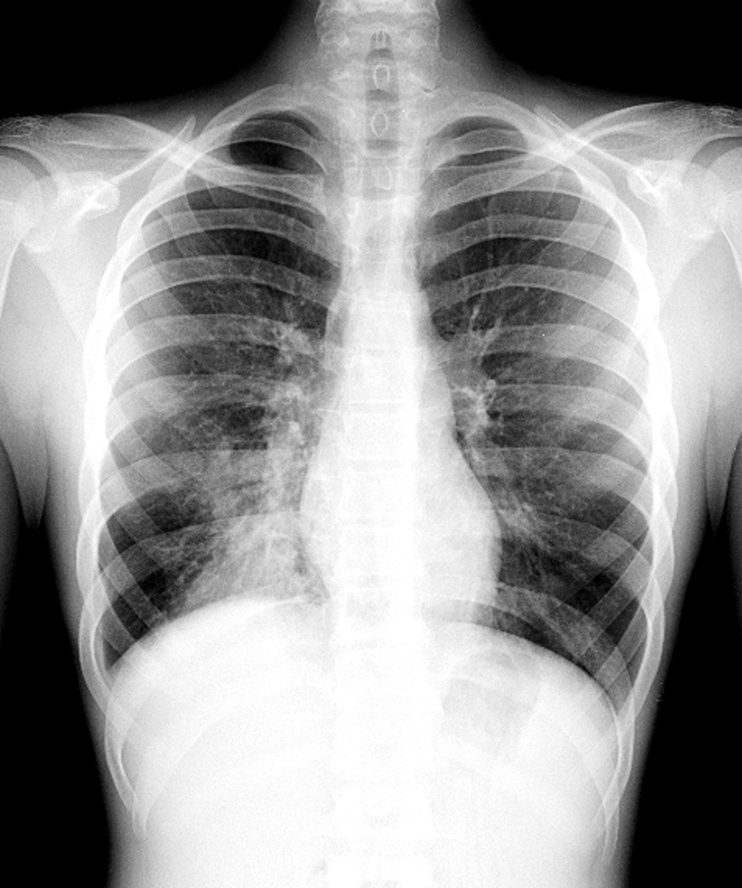
#> input picture trabalho pratico 4/m2400651-pneumonia.jpg, 742 x 888 px, shrunk from 1900 x 2274 before the run
$ python transformacoes.py
#> lines starting #> are read from the running program, lines starting #| are printed output that depends on the picture
import numpy as np
import cv2
import math

def normalize(image):
    """
    Pré-processamento: Converta a matriz da imagem de entrada para o tipo de ponto
    flutuante e divida todos os píxeis por 255.0. Mapeando para [0, 1].
    """
    return image.astype(np.float32) / 255.0

def denormalize(image_norm):
    """
    Pós-processamento: Multiplique a matriz resultante por 255.0 e converta
    o tipo de dado de volta para inteiro de 8 bits sem sinal (uint8).
    """
    # clippando pra respeitar entre 0 e 255, caso algum valor tenha extrapolado
    image_scaled = np.clip(image_norm * 255.0, 0, 255)
    return image_scaled.astype(np.uint8)

def transform_negative(image):
    """
    Transformação Negativa
    Fórmula normalizada: s = 1 - r
    """
    r = normalize(image)
    s = 1.0 - r
    return denormalize(s)

def transform_logarithmic(image, c=1.0):
    """
    Transformação Logarítmica
    Fórmula: s = c * log(1 + r)
    """
    r = normalize(image)
    s = c * np.log(1.0 + r)
    return denormalize(s)

def transform_gamma(image, gamma, c=1.0):
    """
    Transformação de Potência (Gama / Power-Law)
    Fórmula: s = c * (r ** gamma)
    """
    r = normalize(image)
    s = c * (r ** gamma)
    return denormalize(s)

if __name__ == '__main__':
    print("-> Carregando imagens de teste...")
    img_pneumonia = cv2.imread("m2400651-pneumonia.jpg", cv2.IMREAD_GRAYSCALE)
#> img_pneumonia is the input picture: shape (888, 742); min 0, max 255, mean 146
    # 3 canais pra aceitar cores
    img_noite = cv2.imread("ricardo-wu-C_jHDwWSgu8-unsplash.jpg", cv2.IMREAD_COLOR)
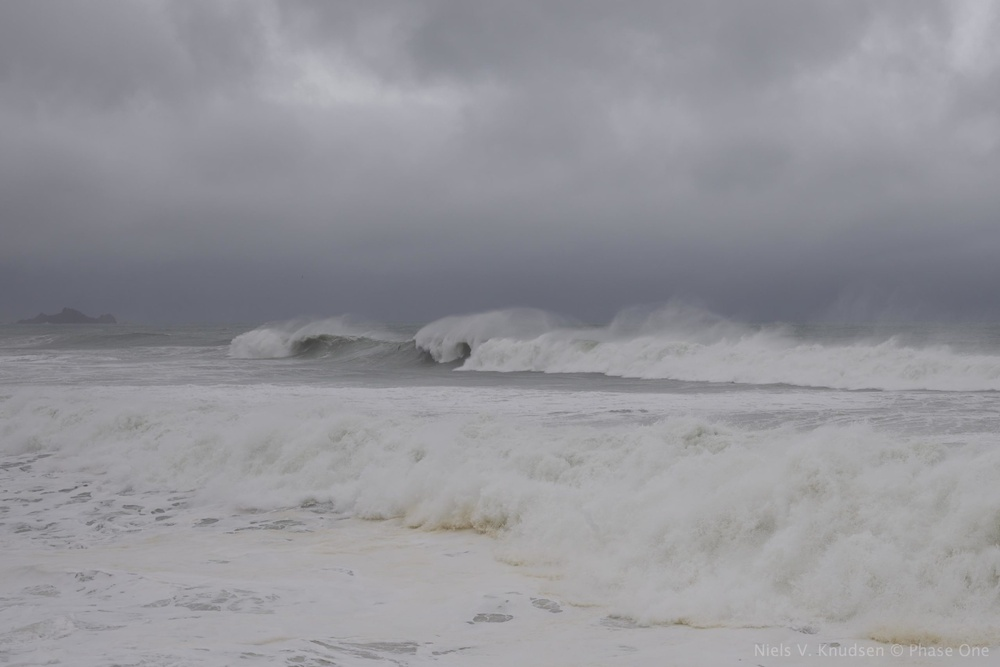
#> input picture trabalho pratico 5/01_original.jpg, 1000 x 667 px, shrunk from 2560 x 1707 before the run, given in place of ricardo-wu-C_jHDwWSgu8-unsplash.jpg, which was not available
#> img_noite is the input picture: shape (667, 1000, 3); mean B, G, R 153.6, 148.1, 148.1

    if img_pneumonia is None or img_noite is None:
        print("Erro: Nao foi possivel ler as imagens originais na pasta.")
        exit(1)

    print("-> Aplicando Transformacao Negativa no raio x...")
    neg_pneumonia = transform_negative(img_pneumonia)
#> in transform_negative, `s = 1.0 - r`:
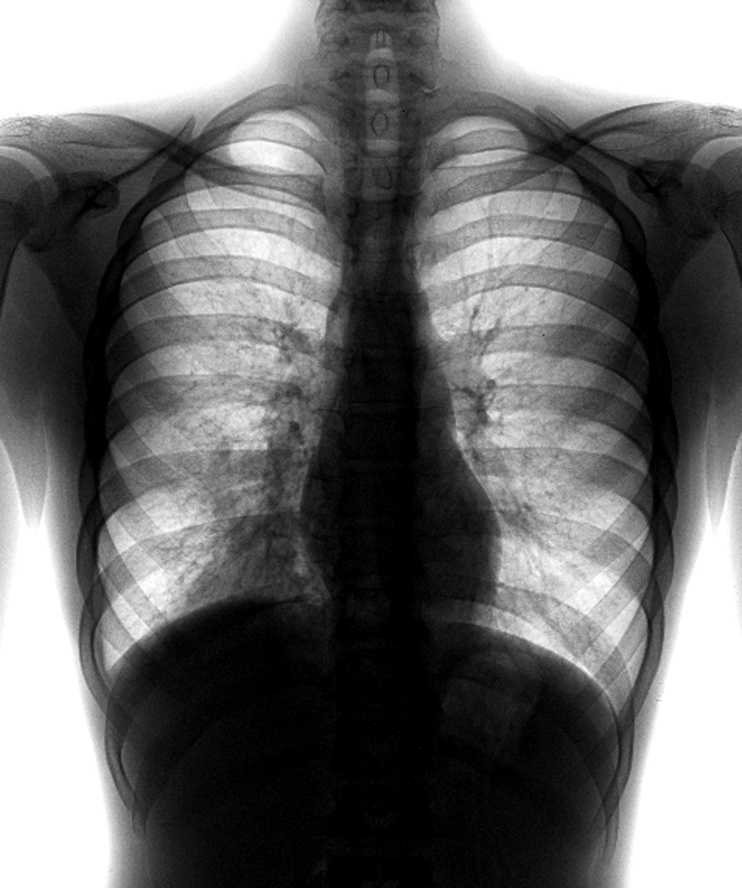
#> s: shape (888, 742) float32; min 0, max 1, mean 0.428
    cv2.imwrite("01_pneumonia_negativo.jpg", neg_pneumonia)
    print("   Salvo: 01_pneumonia_negativo.jpg")

    print("-> Aplicando Transformacao Logaritmica na foto da cidade...")
    c_log = 5.0 / np.log(2.0)
    log_noite = transform_logarithmic(img_noite, c=c_log)
#> in transform_logarithmic, `s = c * np.log(1.0 + r)`:
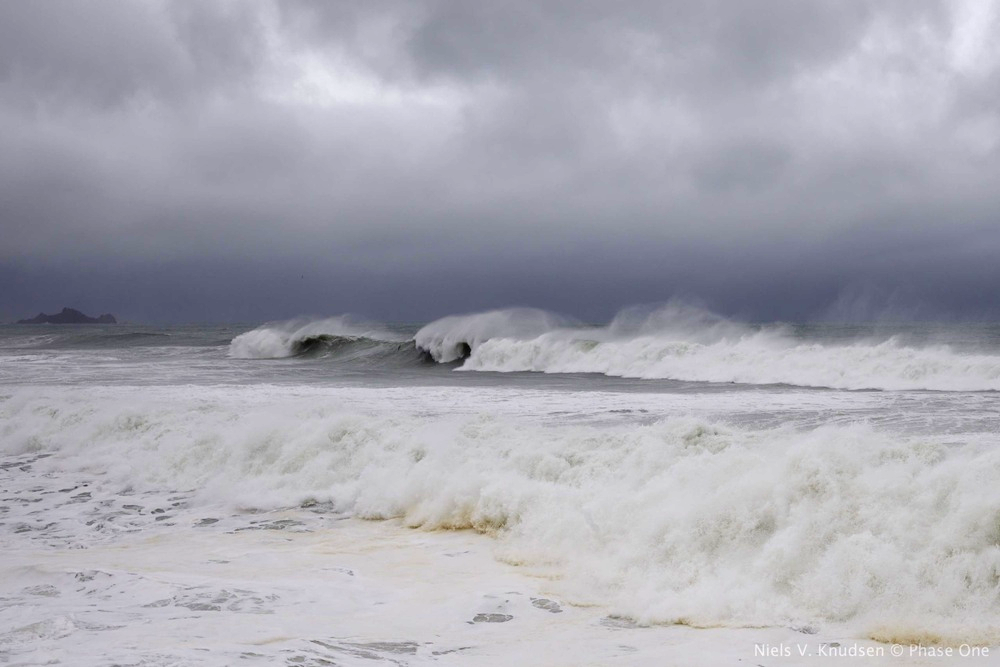
#> s: shape (667, 1000, 3) float32; mean B, G, R 3.4, 3.29, 3.3; drawn with min black and max white
#> in denormalize (call 2), `image_scaled = np.clip(image_norm * 255.0, 0, 255)`: image_scaled: shape (667, 1000, 3) float32; every value is 255
#> in denormalize (call 2), `return image_scaled.astype(np.uint8)`: returned value: shape (667, 1000, 3); every value is 255
    cv2.imwrite("02_noite_logaritmica.jpg", log_noite)
    print("   Salvo: 02_noite_logaritmica.jpg")

    print("-> Aplicando Transformacao de Gama na foto da cidade...")
    # Clarear imagem escura usando gama < 1
    gamma_clara = transform_gamma(img_noite, gamma=0.4, c=1.0)
#> in transform_gamma, `s = c * (r ** gamma)`:
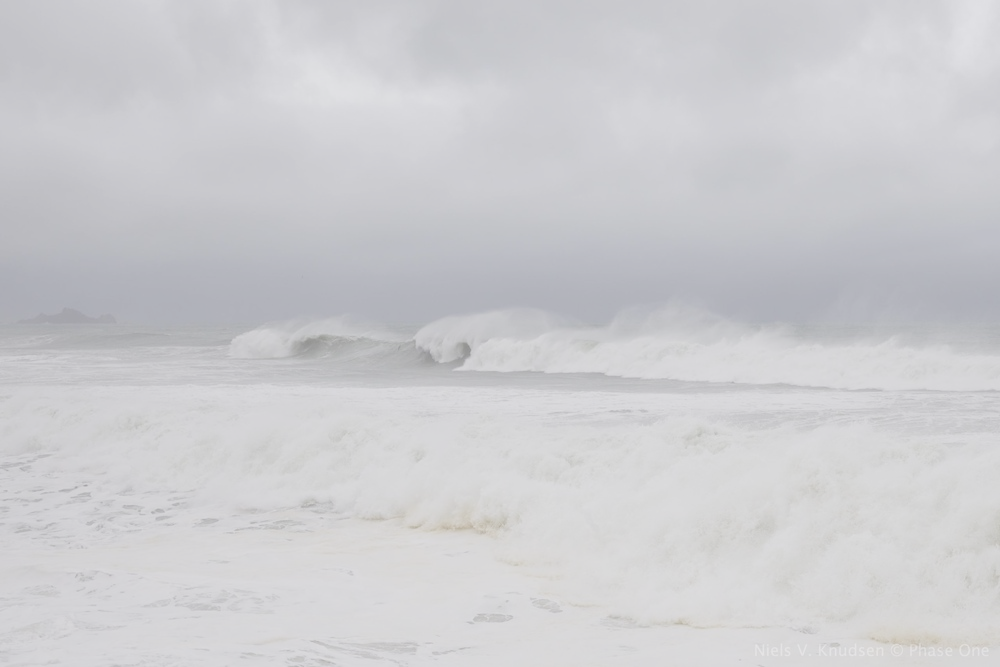
#> s: shape (667, 1000, 3) float32; mean B, G, R 0.815, 0.803, 0.802
    # Escurecer usando gama > 1
    gamma_escura = transform_gamma(img_noite, gamma=2.5, c=1.0)
#> call 2 of transform_gamma, with gamma = 2.5, c = 1
#> in transform_gamma (call 2), `s = c * (r ** gamma)`:
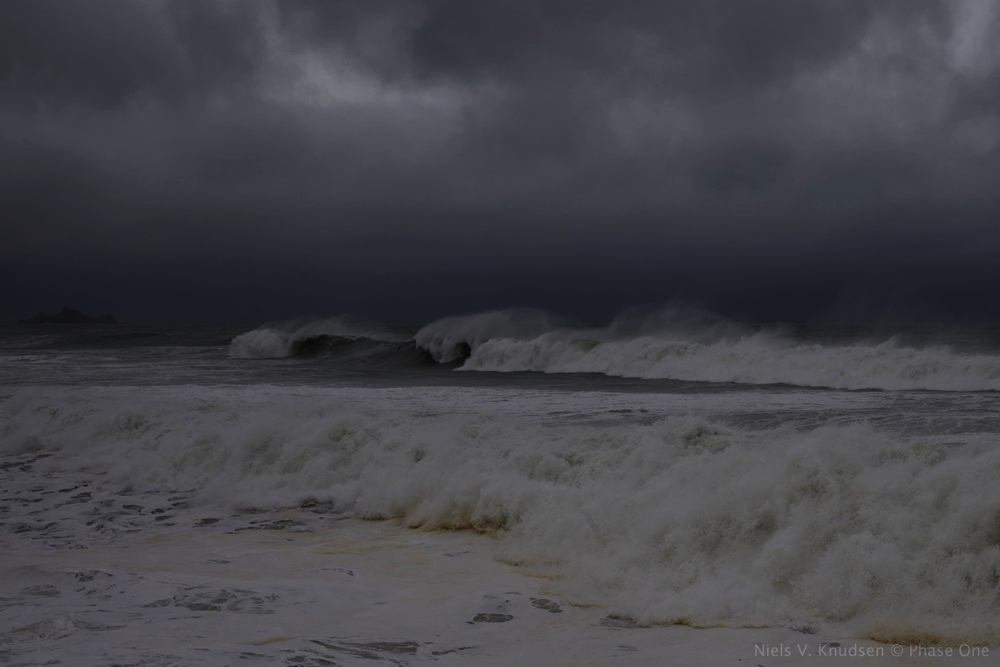
#> s: shape (667, 1000, 3) float32; mean B, G, R 0.288, 0.265, 0.266

    cv2.imwrite("03_noite_gama_0.4_clareada.jpg", gamma_clara)
    print("   Salvo: 03_noite_gama_0.4_clareada.jpg")
    cv2.imwrite("04_noite_gama_2.5_escurecida.jpg", gamma_escura)
    print("   Salvo: 04_noite_gama_2.5_escurecida.jpg")

    print("\n[SUCESSO] Todo o pipeline de normalizacao e transformacao operou perfeitamente!")
